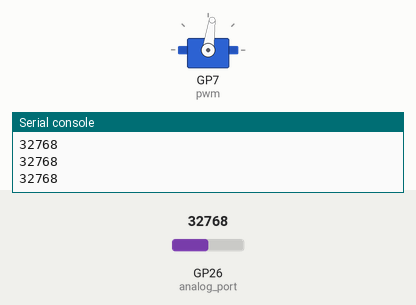
The program below on a simulated Raspberry Pi Pico running MicroPython. Parts: servo, the last lines printed to the serial console. The test bench sets the inputs (shaded band); at power-on: GP26 (analog_port) = 32768 (analog values on the 0–65535 scale). Servo angles are drawn from the pulse width (0.5 ms = 0°, 2.5 ms = 180°).

Above: at 1.2 s.
1.3 s: GP26 (analog_port) set to 45874
At 1.9 s:
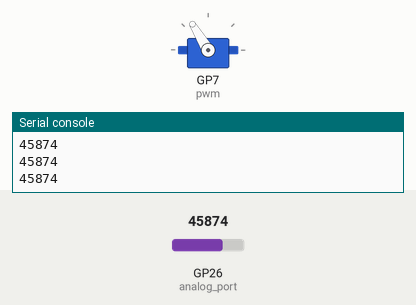
2.8 s: GP26 (analog_port) set to 57670
At 3.1 s:
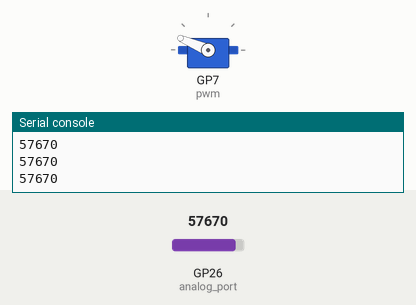
4.3 s: GP26 (analog_port) set to 65535
At 5.5 s:
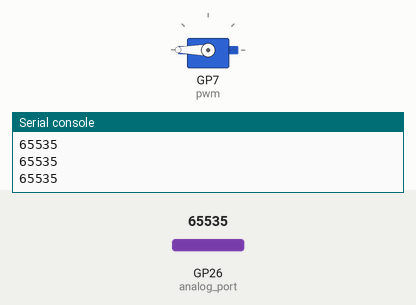
5.8 s: GP26 (analog_port) set to 19660
At 6.8 s:
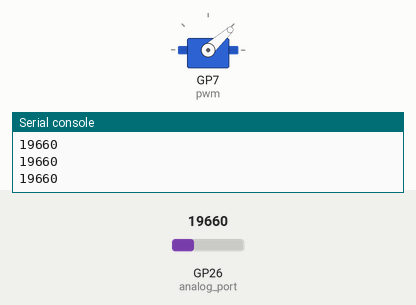
7.3 s: GP26 (analog_port) set to 7864
At 8.1 s:
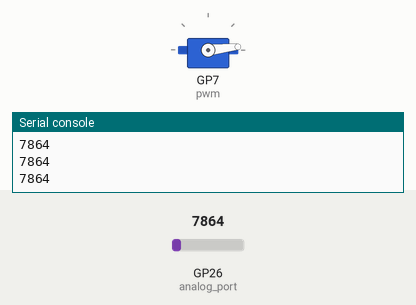
8.8 s: GP26 (analog_port) set to 32767
At 9.3 s:
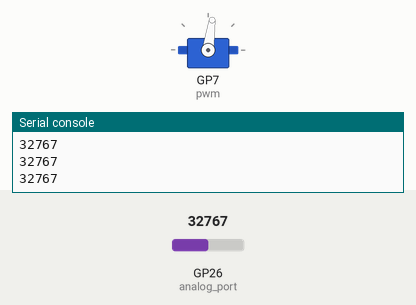
Timing chart, 0 to 11.3 s (numbered marks = the images above; inputs shaded):
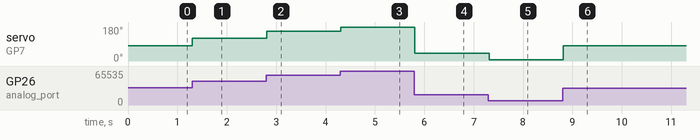

The program:

servo_pot.py
```python
#Generic code for reading and displaying Analog Inputs values
import machine
from time import sleep
from machine import PWM, Pin

analog_port = machine.ADC(26)
pwm = PWM(Pin(7))
pwm.freq(50)

while True:
    servo = analog_port.read_u16()
    print(servo)
    pwm.duty_u16(int(1000 + servo/65365 * 7200))
    sleep(0.1)
```

Measured:
- after the input at 1.3 s, servo on GP7 (pwm): 82° → 121° at once
- after the input at 2.8 s, servo on GP7 (pwm): 121° → 157° at once
- after the input at 4.3 s, servo on GP7 (pwm): 157° → 180° at once
- after the input at 5.8 s, servo on GP7 (pwm): 180° → 42° at once
- after the input at 7.3 s, servo on GP7 (pwm): 42° → 6° at once
- after the input at 8.8 s, servo on GP7 (pwm): 6° → 82° at once
